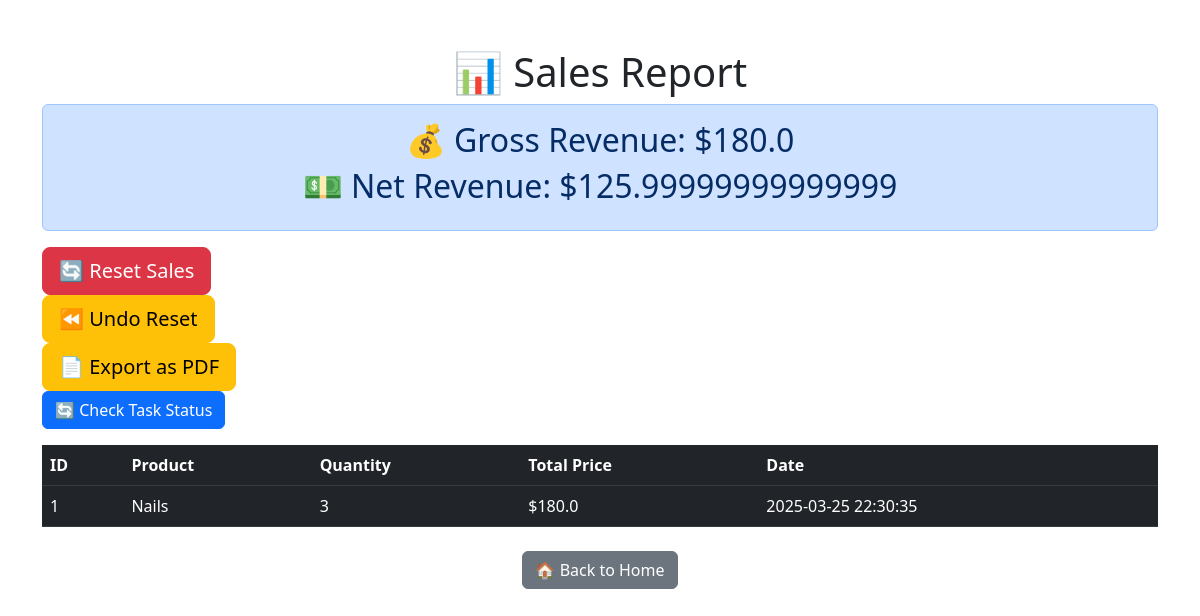
Page /sales_report (signed in) on the committed database.
### app.py (models this page shows)
class Sale(db.Model):
    id = db.Column(db.Integer, primary_key=True)
    product_id = db.Column(db.Integer, db.ForeignKey("product.id"), nullable=False)
    quantity = db.Column(db.Integer, nullable=False)
    total_price = db.Column(db.Float, nullable=False)
    timestamp = db.Column(db.DateTime, default=db.func.current_timestamp())
    product = db.relationship("Product", backref=db.backref("sales", lazy=True))

class Product(db.Model):
    id = db.Column(db.Integer, primary_key=True)
    name = db.Column(db.String(100), nullable=False)
    price = db.Column(db.Float, nullable=False)
    stock = db.Column(db.Integer, nullable=False)

### app.py (the view)
@app.route("/sales_report")
@login_required
def sales_report():
    if current_user.role != "admin":
        flash("Access Denied!", "danger")
        return redirect(url_for("cashier_dashboard"))
    sales = Sale.query.all()
    gross_revenue = sum(sale.total_price for sale in sales)
    cost_percentage = 0.30
    net_revenue = gross_revenue * (1 - cost_percentage)
    task_id = None  # 🔹 Placeholder: Replace with actual Celery task ID when implemented
    return render_template("sales_report.html",
                           sales=sales,
                           gross_revenue=gross_revenue,
                           net_revenue=net_revenue,
                           task_id=task_id)

### app.py (called while the page is built)
@login_manager.user_loader
def load_user(user_id):
    return db.session.get(User, int(user_id))  # ✅ Correct for SQLAlchemy 2.0

### templates/sales_report.html (shortened to what this page needs)
<!DOCTYPE html>
<html lang="en">
<head>
    <link rel="stylesheet"
          href="https://cdn.jsdelivr.net/npm/bootstrap@5.3.0/dist/css/bootstrap.min.css">
</head>
<body class="container mt-5">
    {% block content %}
<h1 class="text-center">📊 Sales Report</h1>
<div class="alert alert-primary text-center">
    <h2>💰 Gross Revenue: ${{ gross_revenue }}</h2>
    <h2>💵 Net Revenue: ${{ net_revenue }}</h2>
</div>
<form action="{{ url_for('reset_sales') }}" method="POST">
    <button type="submit" class="btn btn-danger btn-lg"
            onclick="return confirm('Are you sure? This will delete all sales records!')">
        🔄 Reset Sales
    </button>
</form>
<form action="{{ url_for('undo_reset_sales') }}" method="POST">
    <button type="submit" class="btn btn-warning btn-lg">⏪ Undo Reset</button>
</form>
<form action="{{ url_for('export_sales_pdf') }}" method="GET">
    <button type="submit" class="btn btn-warning btn-lg">📄 Export as PDF</button>
</form>
<button onclick="checkStatus()" class="btn btn-primary">🔄 Check Task Status</button>
<table class="table table-dark table-hover">
    <thead>
        <tr>
            <th>ID</th><th>Product</th><th>Quantity</th><th>Total Price</th><th>Date</th>
        </tr>
    </thead>
    <tbody>
        {% for sale in sales %}
        <tr>
            <td>{{ sale.id }}</td>
            <td>{{ sale.product.name }}</td>
            <td>{{ sale.quantity }}</td>
            <td>${{ sale.total_price }}</td>
            <td>{{ sale.timestamp }}</td>
        </tr>
        {% endfor %}
    </tbody>
</table>
<div class="text-center mt-4">
    <a href="{{ url_for('home') }}" class="btn btn-secondary">🏠 Back to Home</a>
</div>
{% endblock %}
</body>
</html>

### rows in the picture
Sale: id "1", product.name "Nails", quantity "3", total_price "180.0", timestamp "2025-03-25 22:30:35"

### other values in the picture
{{ gross_revenue }} "180.0"
{{ net_revenue }} "125.99999999999999"
